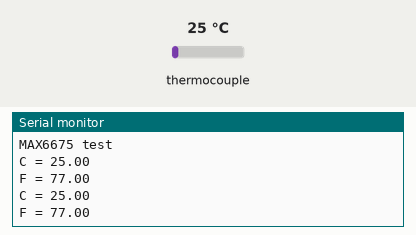
Simulated run of this sketch. Board: Arduino Uno, built with avr-gcc and run on an emulated ATmega328P. Parts: the last lines printed to the serial monitor. Inputs (shaded band) come from the test bench; at power-on: thermocouple 25 °C.

Above: at 1.7 s.
1.8 s: thermocouple set to 6 °C
At 3.1 s:
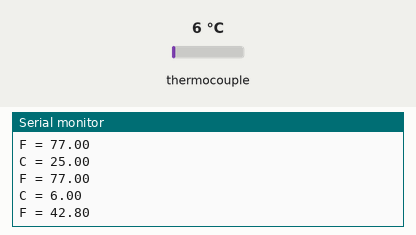
3.3 s: thermocouple set to 75 °C
At 4.3 s:
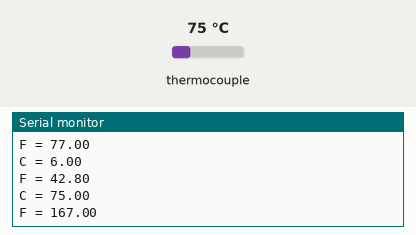
Timing chart, 0 to 6.3 s (numbered marks = the images above; inputs shaded):
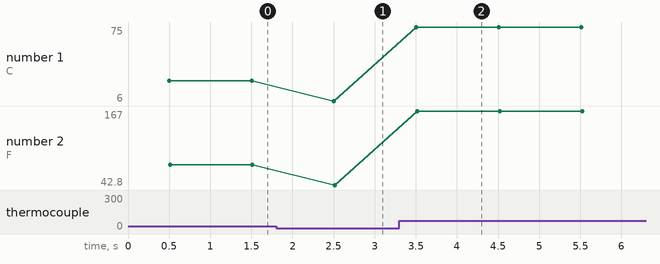

The sketch:

serialThermocouple.ino
```cpp
// this example is public domain. enjoy!
// www.ladyada.net/learn/sensors/thermocouple

#include "max6675.h"

int thermoDO = 6;
int thermoCS = 5;
int thermoCLK = 4;

MAX6675 thermocouple(thermoCLK, thermoCS, thermoDO);
int vccPin = 3;
int gndPin = 2;

void setup() {
  Serial.begin(9600);
  // use Arduino pins
  pinMode(vccPin, OUTPUT); digitalWrite(vccPin, HIGH);
  pinMode(gndPin, OUTPUT); digitalWrite(gndPin, LOW);

  Serial.println("MAX6675 test");
  // wait for MAX chip to stabilize
  delay(500);
}

void loop() {
  // basic readout test, just print the current temp

   Serial.print("C = ");
   Serial.println(thermocouple.readCelsius());
   Serial.print("F = ");
   Serial.println(thermocouple.readFahrenheit());

   delay(1000);
}
```

Measured:
- after the input at 1.8 s, the serial monitor: prints a new line after 0.70 s (image 1)
- after the input at 3.3 s, the serial monitor: prints a new line after 0.21 s (image 2)
- plotted number 1: 25 → 6 after the input at 1.8 s, 6 → 75 after the input at 3.3 s
- plotted number 2: 77 → 42.8 after the input at 1.8 s, 42.8 → 167 after the input at 3.3 s
